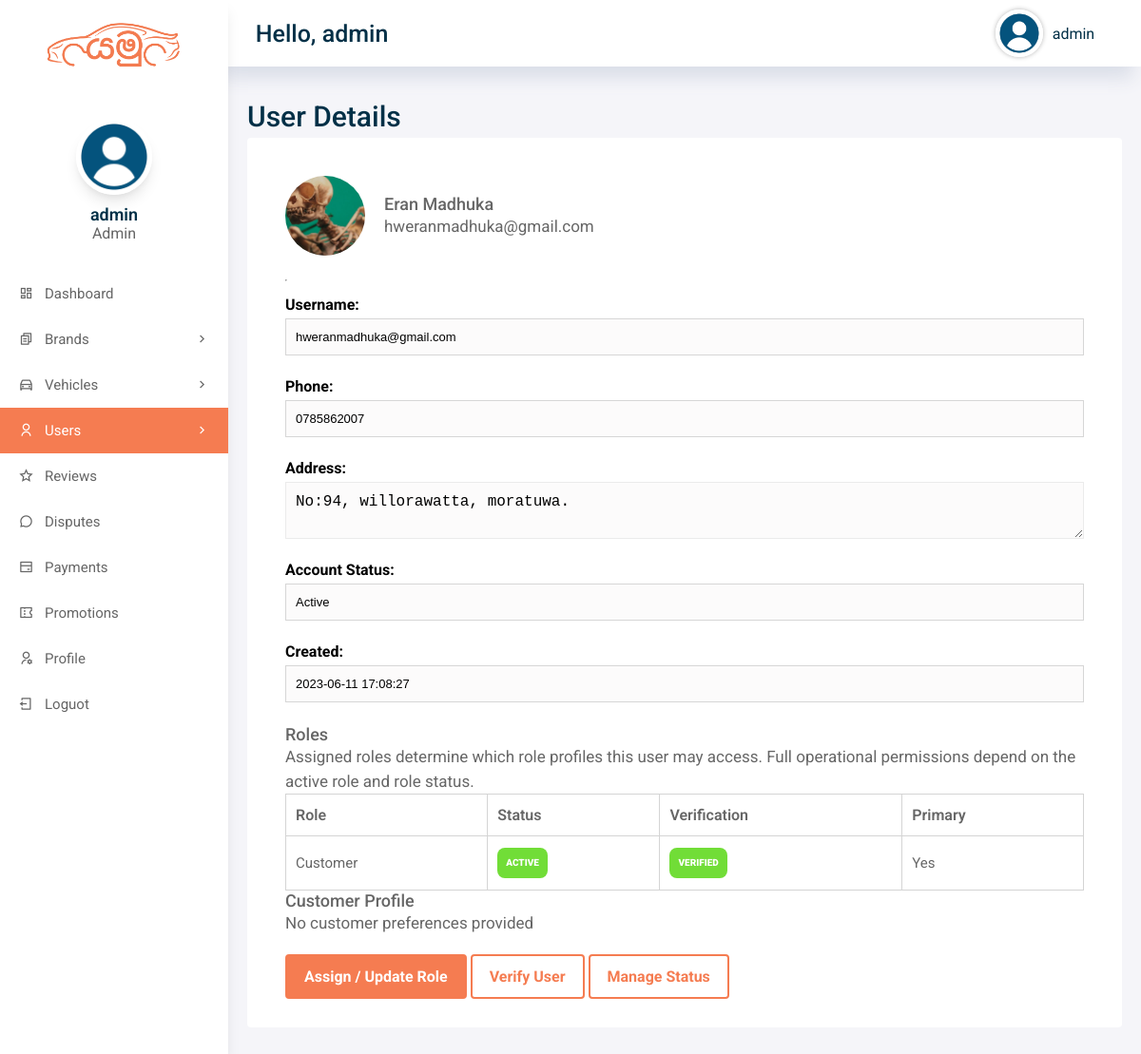
Screenshot of /admin/user-details.php?user_id=3 (signed in) with the database file from the repository.
### tables this page shows
CREATE TABLE IF NOT EXISTS `users` (
  `user_id` int(11) NOT NULL AUTO_INCREMENT,
  `username` varchar(50) DEFAULT NULL,
  `password` varchar(50) DEFAULT NULL,
  `role` enum('admin','staff','driver','customer') NOT NULL DEFAULT 'customer',
  `full_name` varchar(255) DEFAULT NULL,
  `email` varchar(255) DEFAULT NULL,
  `address` longtext,
  `city` varchar(50) DEFAULT NULL,
  `phone` varchar(11) DEFAULT NULL,
  `dob` varchar(50) DEFAULT NULL,
  `license_or_nic` varchar(100) DEFAULT NULL,
  `verification_status` varchar(20) NOT NULL DEFAULT 'verified',
  `bio` longtext,
  `profile_pic` varchar(255) DEFAULT NULL,
  `account_status` varchar(20) NOT NULL DEFAULT 'active',
  `rag_date` datetime DEFAULT NULL,
  `created_at` datetime DEFAULT NULL,
  `updated_at` datetime DEFAULT NULL,
  PRIMARY KEY (`user_id`)
);

CREATE TABLE IF NOT EXISTS `user_roles` (
  `user_role_id` INT(11) NOT NULL AUTO_INCREMENT,
  `user_id` INT(11) NOT NULL,
  `role_key` VARCHAR(20) NOT NULL,
  `role_status` VARCHAR(20) NOT NULL DEFAULT 'active',
  `verification_status` VARCHAR(20) NOT NULL DEFAULT 'verified',
  `is_primary` TINYINT(1) NOT NULL DEFAULT 0,
  `assigned_by_user_id` INT(11) DEFAULT NULL,
  `verified_by_user_id` INT(11) DEFAULT NULL,
  `verified_at` DATETIME DEFAULT NULL,
  `notes` LONGTEXT DEFAULT NULL,
  `created_at` DATETIME DEFAULT CURRENT_TIMESTAMP,
  `updated_at` DATETIME DEFAULT CURRENT_TIMESTAMP ON UPDATE CURRENT_TIMESTAMP,
  PRIMARY KEY (`user_role_id`),
  UNIQUE KEY `uk_user_roles_user_role` (`user_id`, `role_key`),
  KEY `idx_user_roles_role_key` (`role_key`),
  KEY `idx_user_roles_role_status` (`role_status`),
  KEY `idx_user_roles_verification_status` (`verification_status`)
);

CREATE TABLE IF NOT EXISTS `customer_profiles` (
  `customer_profile_id` INT(11) NOT NULL AUTO_INCREMENT,
  `user_id` INT(11) NOT NULL,
  `preferences` LONGTEXT DEFAULT NULL,
  `created_at` DATETIME DEFAULT CURRENT_TIMESTAMP,
  `updated_at` DATETIME DEFAULT CURRENT_TIMESTAMP ON UPDATE CURRENT_TIMESTAMP,
  PRIMARY KEY (`customer_profile_id`),
  UNIQUE KEY `uk_customer_profile_user` (`user_id`)
);

### includes/auth.php (called while the page is built, shortened)
<?php
function yamu_e($value)
{
    return htmlspecialchars((string) $value, ENT_QUOTES, 'UTF-8');
}
function yamu_normalize_role($role)
{
    $role = strtolower(trim((string) $role));
    $allowedRoles = ['admin', 'staff', 'driver', 'customer'];
    return in_array($role, $allowedRoles, true) ? $role : 'customer';
}
function yamu_role_label($role)
{
    return ucfirst(yamu_normalize_role($role));
}
function yamu_normalize_account_status($status, $role = 'customer')
{
    $status = strtolower(trim((string) $status));
    $allowedStatuses = ['active', 'pending', 'verified', 'suspended', 'rejected', 'deactivated'];
    return $status;
}
function yamu_normalize_role_status($status, $role = 'customer')
{
    return yamu_normalize_account_status($status, $role);
}
function yamu_normalize_verification_status($status, $role = 'customer')
{
    $status = strtolower(trim((string) $status));
    $allowedStatuses = ['unverified', 'pending', 'approved', 'rejected', 'verified'];
    return $status;
}
function yamu_table_exists($conn, $tableName)
{
    $key = spl_object_hash($conn) . ':' . $tableName;
    $escapedTable = mysqli_real_escape_string($conn, (string) $tableName);
    $result = @mysqli_query($conn, "SHOW TABLES LIKE '{$escapedTable}'");
    $exists = $result instanceof mysqli_result && $result->num_rows > 0;
    return $exists;
}
function yamu_fetch_user_roles($conn, $userId, $fallbackRole = 'customer', $fallbackAccountStatus = 'active', $fallbackVerificationStatus = 'verified')
{
    $assignments = [];
    $userId = (int) $userId;
    if ($conn && $userId > 0 && yamu_table_exists($conn, 'user_roles')) {
        $stmt = $conn->prepare(
            'SELECT role_key, role_status, verification_status, is_primary
             FROM user_roles
             WHERE user_id = ?
             ORDER BY is_primary DESC, created_at ASC'
        );
        if ($stmt) {
            $stmt->bind_param('i', $userId);
            $stmt->execute();
            $result = $stmt->get_result();
            if ($result) {
                while ($row = $result->fetch_assoc()) {
                    $role = yamu_normalize_role($row['role_key'] ?? 'customer');
                    $assignments[$role] = [
                        'role' => $role,
                        'role_status' => yamu_normalize_role_status($row['role_status'] ?? yamu_default_account_status_for_role($role), $role),
                        'verification_status' => yamu_normalize_verification_status($row['verification_status'] ?? yamu_default_verification_status_for_role($role), $role),
                        'is_primary' => (int) ($row['is_primary'] ?? 0) === 1,
                    ];
                }
            }
        }
    }
    if (!empty($assignments)) {
        return $assignments;
    }
    $role = yamu_normalize_role($fallbackRole);
    $assignments[$role] = [
        'role' => $role,
        'role_status' => yamu_normalize_role_status($fallbackAccountStatus, $role),
        'verification_status' => yamu_normalize_verification_status($fallbackVerificationStatus, $role),
        'is_primary' => true,
    ];
    return $assignments;
}
function yamu_badge_class($status)
{
    $status = strtolower(trim((string) $status));
    if (in_array($status, ['active', 'approved', 'verified', 'confirmed', 'completed', 'paid', 'available', 'good', 'visible', 'resolved'], true)) {
        return 'Status-conpleted-badge';
    }
    return 'Status-inactive-badge';
}
function yamu_fetch_user_by_id($conn, $userId)
{
    $stmt = $conn->prepare('SELECT * FROM users WHERE user_id = ? LIMIT 1');
    $stmt->bind_param('i', $userId);
    $stmt->execute();
    $result = $stmt->get_result();
    $row = $result ? $result->fetch_assoc() : null;
    return $row ?: null;
}
function yamu_fetch_role_profile($conn, $userId, $role)
{
    $userId = (int) $userId;
    $role = yamu_normalize_role($role);
    $tableByRole = [
        'customer' => 'customer_profiles',
        'driver' => 'driver_profiles',
        'staff' => 'staff_profiles',
        'admin' => 'admin_profiles',
    ];
    $table = $tableByRole[$role] ?? null;
    if (!$table || !yamu_table_exists($conn, $table)) {
        return null;
    }
    $stmt = $conn->prepare("SELECT * FROM {$table} WHERE user_id = ? LIMIT 1");
    $stmt->bind_param('i', $userId);
    $stmt->execute();
    $result = $stmt->get_result();
    $profile = $result ? $result->fetch_assoc() : null;
    return $profile ?: null;
}

### admin/user-details.php (the view, shortened to what this page needs)
<?php
    require_once __DIR__ . '/../includes/auth.php';
    include 'includes/config.php';
    $userId = (int) ($_GET['user_id'] ?? 0);
    $user = yamu_fetch_user_by_id($conn, $userId);
    $assignments = yamu_fetch_user_roles(
        $conn,
        $userId,
        $user['role'] ?? 'customer',
        $user['account_status'] ?? 'active',
        $user['verification_status'] ?? 'verified'
    );
    $customerProfile = yamu_fetch_role_profile($conn, $userId, 'customer');
?>
<!DOCTYPE html>
<html lang="en">
<head>
    <?php include('includes/header.php'); ?>
</head>
<body>
    <div class="grid-container">
        <?php include('includes/menu.php'); ?>
        <?php include('includes/aside.php'); ?>
        <main class="main">
            <h2>User Details</h2>
            <div class="main-cards">
                <div class="card">
                    <div class="row" style="align-items: center; gap: 20px;">
                        <img src="../assets/images/uploads/avatar/<?php echo yamu_e($user['profile_pic'] ?: 'avatar.png'); ?>" alt="avatar" class="table-avatar" style="width: 84px; height: 84px;">
                        <div>
                            <h3><?php echo yamu_e($user['full_name']); ?></h3>
                            <p><?php echo yamu_e($user['email']); ?></p>
                        </div>
                    </div>
                    <hr>
                    <div class="form-group">
                        <label>Username:</label>
                        <input type="text" value="<?php echo yamu_e($user['username']); ?>" readonly>
                    </div>
                    <div class="form-group">
                        <label>Phone:</label>
                        <input type="text" value="<?php echo yamu_e($user['phone']); ?>" readonly>
                    </div>
                    <div class="form-group">
                        <label>Address:</label>
                        <textarea readonly><?php echo yamu_e($user['address']); ?></textarea>
                    </div>
                    <div class="form-group">
                        <label>Account Status:</label>
                        <input type="text" value="<?php echo yamu_e(ucfirst($user['account_status'])); ?>" readonly>
                    </div>
                    <div class="form-group">
                        <label>Created:</label>
                        <input type="text" value="<?php echo yamu_e($user['created_at'] ?: $user['rag_date']); ?>" readonly>
                    </div>
                    <h3>Roles</h3>
                    <p>Assigned roles determine which role profiles this user may access. Full operational permissions depend on the active role and role status.</p>
                    <table id="table">
                        <thead>
                            <tr>
                                <th>Role</th>
                                <th>Status</th>
                                <th>Verification</th>
                                <th>Primary</th>
                            </tr>
                        </thead>
                        <tbody class="table-body">
                            <?php foreach ($assignments as $roleKey => $assignment) { ?>
                                <tr>
                                    <td><?php echo yamu_e(yamu_role_label($roleKey)); ?></td>
                                    <td><span class="<?php echo yamu_e(yamu_badge_class($assignment['role_status'] ?? 'active')); ?>"><?php echo yamu_e(ucfirst($assignment['role_status'] ?? 'active')); ?></span></td>
                                    <td><span class="<?php echo yamu_e(yamu_badge_class($assignment['verification_status'] ?? 'verified')); ?>"><?php echo yamu_e(ucfirst($assignment['verification_status'] ?? 'verified')); ?></span></td>
                                    <td><?php echo !empty($assignment['is_primary']) ? 'Yes' : 'No'; ?></td>
                                </tr>
                            <?php } ?>
                        </tbody>
                    </table>
                    <?php if (isset($assignments['customer']) && $customerProfile) { ?>
                        <h3>Customer Profile</h3>
                        <p><?php echo yamu_e($customerProfile['preferences'] ?? 'No customer preferences provided'); ?></p>
                    <?php } ?>
                    <div class="form-submit" style="margin-top: 20px;">
                        <a href="user-roles.php?user_id=<?php echo $userId; ?>" class="btn main-btn">Assign / Update Role</a>
                        <a href="user-verify.php?user_id=<?php echo $userId; ?>" class="btn second-btn">Verify User</a>
                        <a href="user-status.php?user_id=<?php echo $userId; ?>" class="btn second-btn">Manage Status</a>
                    </div>
                </div>
            </div>
        </main>
    </div>
</body>
</html>

### assets/css/style.css (style rules this page uses)
* { margin: 0; padding: 0; box-sizing: border-box; }
a, a:hover { text-decoration: none; color: var(--text-color); }
:root { --primary-color: #F57C51; --secondary-color: #FDE5DC; --text-color: #023047; --text-gray: #666666; --bg-color: #F2F5F7; --primary-font: 'Ubuntu', sans-serif; --secondry-font: 'Roboto', sans-serif; }
html { scroll-behavior: smooth; }
body { font-family: var(--secondry-font); overflow-x: hidden; }
h2 { color: var(--text-color); font-size: 45px; font-weight: 700; line-height: 45px; }
h3 { color: var(--text-gray); font-weight: 500; font-size: 18px; }
p { color: var(--text-gray); font-size: 17px; line-height: 26px; }
.row { display: flex; justify-content: space-between; align-items: center; }
.btn { box-sizing: border-box; padding: 12px 18px; border-radius: 4px; display: inline-block; cursor: pointer; position: relative; transition: 0.3s ease-in-out; font-size: 16px; font-weight: 700; }
.main-btn { background: var(--primary-color); color: #FFF; border: 2px solid var(--primary-color); }
.second-btn { background: transparent; color: var(--primary-color); border: 2px solid var(--primary-color); }
.card { min-width: 200px; height: auto; box-shadow: rgba(149, 157, 165, 0.2) 0px 8px 24px; border-radius: 8px; transition: all .3s; text-align: center; }
.card .row { margin: 10px 0; }
.card hr { color: var(--text-gray); margin: 15px 0; }
footer a, span { color: #FFF; transition: all .3s ease-in-out; }
.form-group { position: relative; width: 100%; margin-bottom: 23px; text-align: left; }
.form-group label { font-size: 16px; font-weight: bold; margin-bottom: 5px; display: block; }
.form-group input, .form-group select, .form-group textarea { display: block; width: 100%; border: 1px solid #ebebeb; padding: 11px 10px; box-sizing: border-box; font-weight: 500; font-size: 16px; background: #FCFBFB; text-align: left; }
table { border-collapse: collapse; background: #FFF; border-radius: 0; overflow: hidden; width: 100%; margin: 30px auto; position: relative; table-layout: auto; }
table thead tr { height: 40px; background: #FFF; }
table thead th { font-size: 16px; font-weight: 600; color: var(--text-gray); line-height: 1.2; }
table tbody tr { height: 50px; font-size: 15px; color: var(--text-gray); line-height: 1.2; font-weight: unset; cursor: pointer }
table th, td { border: 1px solid #dddcdc; padding: 5px; }
.Status-active-badge, .Status-conpleted-badge, .Status-pending-badge, .Status-cancelled-badge, .Status-inactive-badge { display: inline-flex; align-items: center; justify-content: center; font-size: 10px; font-weight: 900; text-transform: uppercase; padding: 8px 9px; min-height: 32px; border-radius: 8px; text-align: center; line-height: 1; text-decoration: none; }
.Status-conpleted-badge { background: #71dd37; color: #FFF; }

### rows the page displays
users: profile_pic (picture), full_name "Eran Madhuka", email "hweranmadhuka@gmail.com", username "hweranmadhuka@gmail.com", phone "0785862007", address "No:94, willorawatta, moratuwa.", account_status "Active", created_at "2023-06-11 17:08:27"
user_roles: roleKey "Customer", role_status "ACTIVE", verification_status "VERIFIED", is_primary "Yes"
customer_profiles: preferences "No customer preferences provided"

### other values shown
yamu_e($_SESSION['admin']['username']) "admin"
yamu_e($_SESSION['admin']['name']) "admin"
yamu_e($_SESSION['admin']['role'] ?? 'admin') "Admin"
